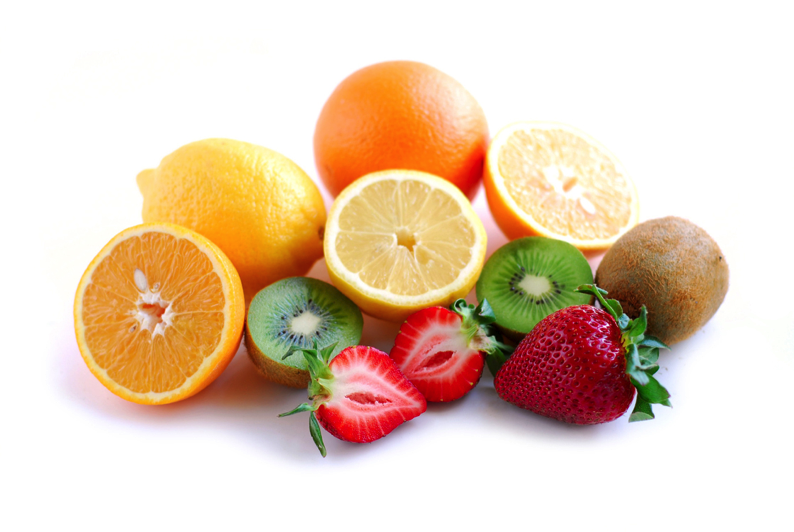
%> input picture octave/images/fruit.png, 794 x 532 px
$ octave RawPDwrtXY.m   (GNU Octave 9; MATLAB toolbox functions it lacks are replaced by stand-ins)
%> lines starting %> are read from the running program, lines starting %| are printed output that depends on the picture
pkg load image;

%% Read an image
img = rgb2gray(imread('images/fruit.png'));
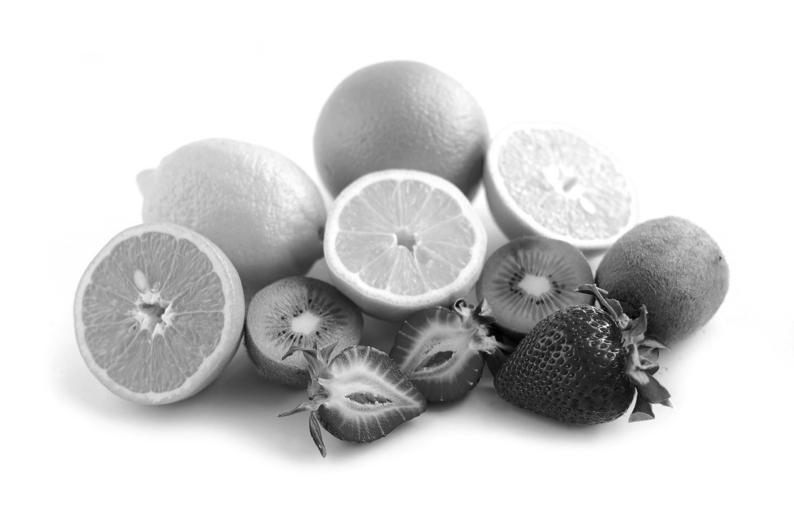
%> img: size 532x794 uint8; min 0, max 255, mean 211.5
imshow(img);
pause();

multiple = 15;
% filter X
filterX=[-1 1];
imgX=imfilter(img, filterX).*multiple;
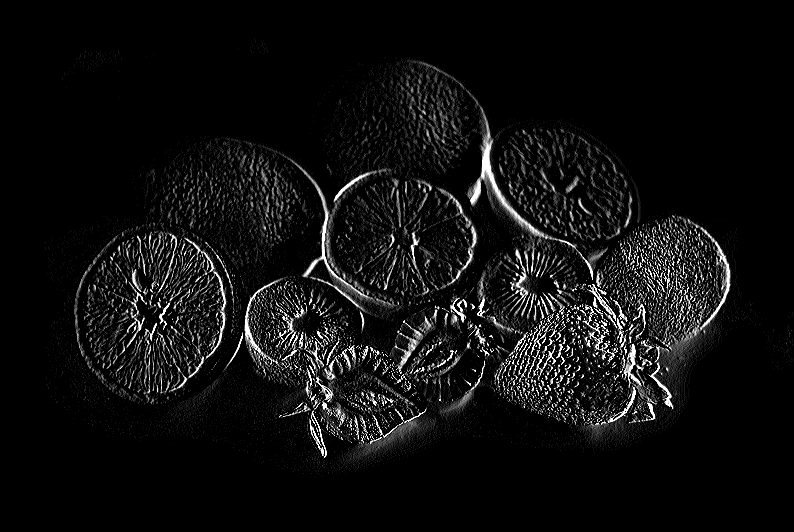
%> imgX: size 532x794 uint8; min 0, max 255, mean 15.4
imshow(imgX);
pause();

% filter Y1
filterY1=[-1; 1];
imgY1=imfilter(img, filterY1).*multiple;
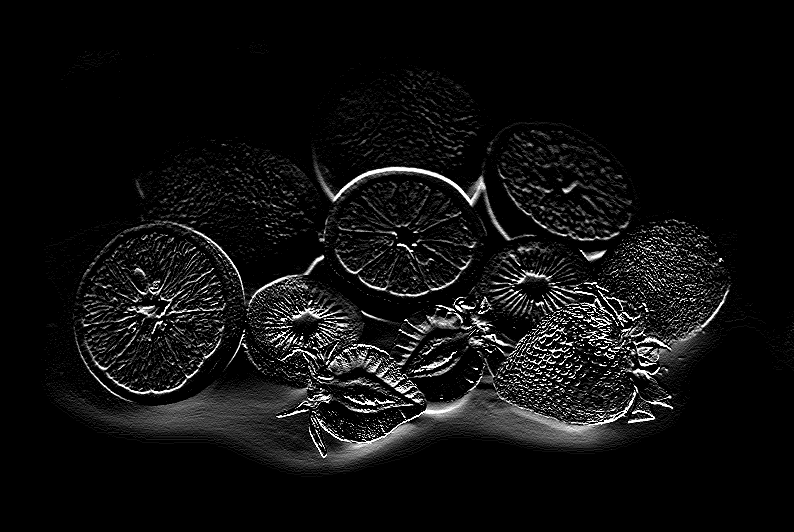
%> imgY1: size 532x794 uint8; min 0, max 255, mean 15.9
imshow(imgY1);
pause();

% filter Y2
filterY2=[1; -1];
imgY2=imfilter(img, filterY2).*multiple;
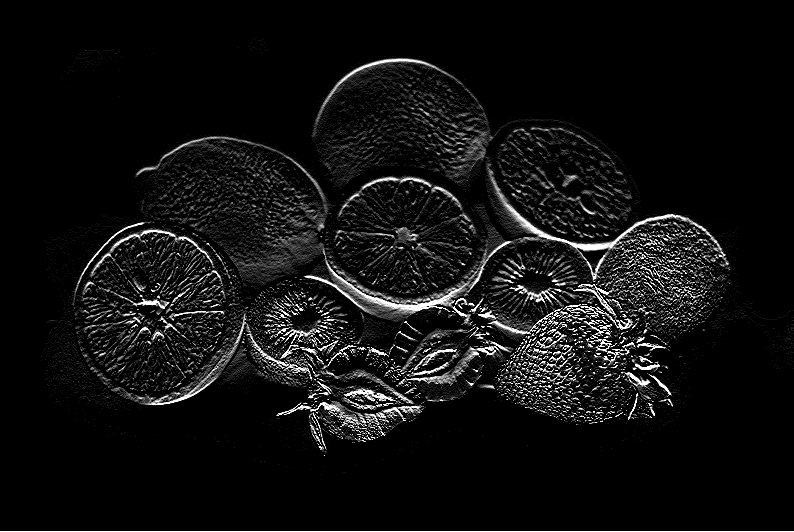
%> imgY2: size 532x794 uint8; min 0, max 255, mean 16.7
imshow(imgY2);
pause();
